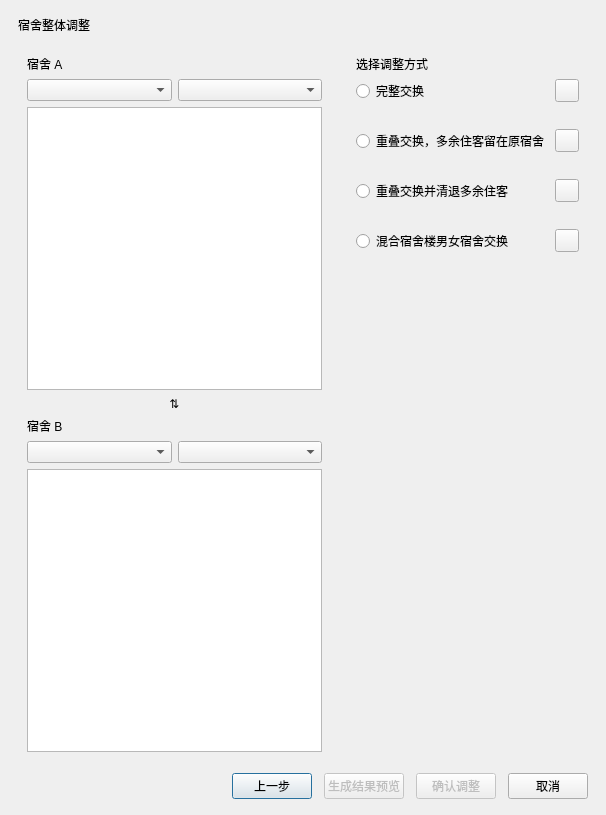
<?xml version="1.0" encoding="UTF-8"?>
<ui version="4.0">
 <class>DormAdjustmentDialog</class>
 <widget class="QDialog" name="DormAdjustmentDialog"><property name="windowTitle"><string>宿舍整体调整</string></property><property name="modal"><bool>true</bool></property>
  <layout class="QVBoxLayout" name="dialogLayout"><property name="spacing"><number>12</number></property><property name="leftMargin"><number>18</number></property><property name="topMargin"><number>16</number></property><property name="rightMargin"><number>18</number></property><property name="bottomMargin"><number>16</number></property>
   <item><widget class="QLabel" name="titleLabel"><property name="text"><string>宿舍整体调整</string></property><property name="pageHeading" stdset="0"><bool>true</bool></property></widget></item>
   <item><widget class="QStackedWidget" name="stepStack"><property name="wizardStack" stdset="0"><bool>true</bool></property>
    <widget class="QWidget" name="selectionPage"><layout class="QHBoxLayout" name="selectionLayout" stretch="13,7"><property name="spacing"><number>16</number></property><property name="leftMargin"><number>0</number></property><property name="topMargin"><number>0</number></property><property name="rightMargin"><number>0</number></property><property name="bottomMargin"><number>0</number></property>
     <item><widget class="QFrame" name="dormPanel"><property name="operationPanel" stdset="0"><bool>true</bool></property><layout class="QVBoxLayout" name="dormPanelLayout"><item><widget class="QLabel" name="dormATitle"><property name="text"><string>宿舍 A</string></property><property name="detailHeading" stdset="0"><bool>true</bool></property></widget></item><item><layout class="QHBoxLayout" name="aComboLayout"><item><widget class="QComboBox" name="buildingACombo"/></item><item><widget class="QComboBox" name="dormACombo"/></item></layout></item><item><widget class="QTableView" name="currentAView"><property name="bedPreview" stdset="0"><bool>true</bool></property></widget></item><item><widget class="QLabel" name="swapLabel"><property name="text"><string>⇅</string></property><property name="alignment"><set>Qt::AlignmentFlag::AlignCenter</set></property></widget></item><item><widget class="QLabel" name="dormBTitle"><property name="text"><string>宿舍 B</string></property><property name="detailHeading" stdset="0"><bool>true</bool></property></widget></item><item><layout class="QHBoxLayout" name="bComboLayout"><item><widget class="QComboBox" name="buildingBCombo"/></item><item><widget class="QComboBox" name="dormBCombo"/></item></layout></item><item><widget class="QTableView" name="currentBView"><property name="bedPreview" stdset="0"><bool>true</bool></property></widget></item></layout></widget></item>
     <item><widget class="QFrame" name="modePanel"><property name="operationPanel" stdset="0"><bool>true</bool></property><layout class="QVBoxLayout" name="modeLayout"><item><widget class="QLabel" name="modeTitle"><property name="text"><string>选择调整方式</string></property><property name="detailHeading" stdset="0"><bool>true</bool></property></widget></item><item><layout class="QVBoxLayout" name="fullModeBlock"><item><layout class="QHBoxLayout" name="fullModeLayout"><item><widget class="QRadioButton" name="fullSwapRadio"><property name="text"><string>完整交换</string></property></widget></item><item><widget class="infobutton" name="fullSwapInfo"><property name="toolTip"><string>两间宿舍全部住客互换，要求宿舍性别锁一致且住客人数相同。</string></property></widget></item></layout></item><item><widget class="QLabel" name="fullSwapReasonLabel"><property name="wordWrap"><bool>true</bool></property><property name="pageDescription" stdset="0"><bool>true</bool></property></widget></item></layout></item><item><layout class="QVBoxLayout" name="overlapModeBlock"><item><layout class="QHBoxLayout" name="overlapModeLayout"><item><widget class="QRadioButton" name="overlapRadio"><property name="text"><string>重叠交换，多余住客留在原宿舍</string></property></widget></item><item><widget class="infobutton" name="overlapInfo"><property name="toolTip"><string>按双方较少人数互换，多出的住客继续留在原宿舍。</string></property></widget></item></layout></item><item><widget class="QLabel" name="overlapReasonLabel"><property name="wordWrap"><bool>true</bool></property><property name="pageDescription" stdset="0"><bool>true</bool></property></widget></item></layout></item><item><layout class="QVBoxLayout" name="evictModeBlock"><item><layout class="QHBoxLayout" name="evictModeLayout"><item><widget class="QRadioButton" name="evictRadio"><property name="text"><string>重叠交换并清退多余住客</string></property></widget></item><item><widget class="infobutton" name="evictInfo"><property name="toolTip"><string>按双方较少人数互换，多出的住客变为未入住，学生档案保留。</string></property></widget></item></layout></item><item><widget class="QLabel" name="evictReasonLabel"><property name="wordWrap"><bool>true</bool></property><property name="pageDescription" stdset="0"><bool>true</bool></property></widget></item></layout></item><item><layout class="QVBoxLayout" name="genderModeBlock"><item><layout class="QHBoxLayout" name="genderModeLayout"><item><widget class="QRadioButton" name="genderSwapRadio"><property name="text"><string>混合宿舍楼男女宿舍交换</string></property></widget></item><item><widget class="infobutton" name="genderSwapInfo"><property name="toolTip"><string>用于混合宿舍楼中的一间男生宿舍和一间女生宿舍，并同步调整宿舍性别锁。</string></property></widget></item></layout></item><item><widget class="QLabel" name="genderSwapReasonLabel"><property name="wordWrap"><bool>true</bool></property><property name="pageDescription" stdset="0"><bool>true</bool></property></widget></item></layout></item><item><spacer name="modeSpacer"><property name="orientation"><enum>Qt::Orientation::Vertical</enum></property><property name="sizeHint" stdset="0"><size><width>20</width><height>40</height></size></property></spacer></item></layout></widget></item>
    </layout></widget>
    <widget class="QWidget" name="previewPage"><layout class="QVBoxLayout" name="previewLayout"><property name="spacing"><number>10</number></property><property name="leftMargin"><number>0</number></property><property name="topMargin"><number>0</number></property><property name="rightMargin"><number>0</number></property><property name="bottomMargin"><number>0</number></property><item><layout class="QHBoxLayout" name="comparisonLayout"><item><widget class="QGroupBox" name="beforeGroup"><property name="title"><string>调整前</string></property><layout class="QVBoxLayout" name="beforeLayout"><item><widget class="QLabel" name="beforeALabel"><property name="text"><string>宿舍 A</string></property></widget></item><item><widget class="QTableView" name="beforeAView"><property name="bedPreview" stdset="0"><bool>true</bool></property></widget></item><item><widget class="QLabel" name="beforeBLabel"><property name="text"><string>宿舍 B</string></property></widget></item><item><widget class="QTableView" name="beforeBView"><property name="bedPreview" stdset="0"><bool>true</bool></property></widget></item></layout></widget></item><item><widget class="QGroupBox" name="afterGroup"><property name="title"><string>调整后</string></property><layout class="QVBoxLayout" name="afterLayout"><item><widget class="QLabel" name="afterALabel"><property name="text"><string>宿舍 A</string></property></widget></item><item><widget class="QTableView" name="afterAView"><property name="bedPreview" stdset="0"><bool>true</bool></property></widget></item><item><widget class="QLabel" name="afterBLabel"><property name="text"><string>宿舍 B</string></property></widget></item><item><widget class="QTableView" name="afterBView"><property name="bedPreview" stdset="0"><bool>true</bool></property></widget></item></layout></widget></item></layout></item><item><widget class="QTableView" name="changeTable"/></item><item><widget class="QCheckBox" name="riskCheckBox"><property name="text"><string>我已核对两间宿舍及全部住客的调整结果</string></property></widget></item></layout></widget>
   </widget></item>
   <item><layout class="QHBoxLayout" name="buttonLayout"><item><spacer name="buttonSpacer"><property name="orientation"><enum>Qt::Orientation::Horizontal</enum></property><property name="sizeHint" stdset="0"><size><width>40</width><height>20</height></size></property></spacer></item><item><widget class="QPushButton" name="backButton"><property name="text"><string>上一步</string></property><property name="visible"><bool>false</bool></property></widget></item><item><widget class="QPushButton" name="previewButton"><property name="text"><string>生成结果预览</string></property><property name="primaryButton" stdset="0"><bool>true</bool></property><property name="enabled"><bool>false</bool></property></widget></item><item><widget class="QPushButton" name="applyButton"><property name="text"><string>确认调整</string></property><property name="dangerButton" stdset="0"><bool>true</bool></property><property name="visible"><bool>false</bool></property><property name="enabled"><bool>false</bool></property></widget></item><item><widget class="QPushButton" name="cancelButton"><property name="text"><string>取消</string></property></widget></item></layout></item>
  </layout>
 </widget><customwidgets><customwidget><class>infobutton</class><extends>QToolButton</extends><header>infobutton.h</header></customwidget></customwidgets><resources/><connections/>
</ui>
